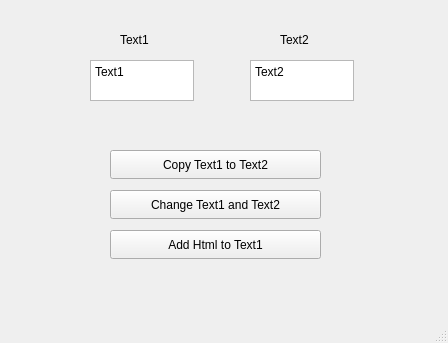
<?xml version="1.0" encoding="UTF-8"?>
<ui version="4.0">
 <class>MainWindow</class>
 <widget class="QMainWindow" name="MainWindow">
  <property name="geometry">
   <rect>
    <x>0</x>
    <y>0</y>
    <width>448</width>
    <height>343</height>
   </rect>
  </property>
  <property name="windowTitle">
   <string>MainWindow</string>
  </property>
  <widget class="QWidget" name="centralwidget">
   <widget class="QPlainTextEdit" name="text1">
    <property name="geometry">
     <rect>
      <x>90</x>
      <y>60</y>
      <width>104</width>
      <height>41</height>
     </rect>
    </property>
    <property name="plainText">
     <string>Text1</string>
    </property>
   </widget>
   <widget class="QPlainTextEdit" name="text2">
    <property name="geometry">
     <rect>
      <x>250</x>
      <y>60</y>
      <width>104</width>
      <height>41</height>
     </rect>
    </property>
    <property name="plainText">
     <string>Text2</string>
    </property>
   </widget>
   <widget class="QPushButton" name="copyButton">
    <property name="geometry">
     <rect>
      <x>110</x>
      <y>150</y>
      <width>211</width>
      <height>29</height>
     </rect>
    </property>
    <property name="text">
     <string>Copy Text1 to Text2</string>
    </property>
   </widget>
   <widget class="QPushButton" name="changeButton">
    <property name="geometry">
     <rect>
      <x>110</x>
      <y>190</y>
      <width>211</width>
      <height>29</height>
     </rect>
    </property>
    <property name="text">
     <string>Change Text1 and Text2</string>
    </property>
   </widget>
   <widget class="QPushButton" name="addHtmlButton">
    <property name="geometry">
     <rect>
      <x>110</x>
      <y>230</y>
      <width>211</width>
      <height>29</height>
     </rect>
    </property>
    <property name="text">
     <string>Add Html to Text1</string>
    </property>
   </widget>
   <widget class="QLabel" name="label">
    <property name="geometry">
     <rect>
      <x>120</x>
      <y>30</y>
      <width>41</width>
      <height>20</height>
     </rect>
    </property>
    <property name="text">
     <string>Text1</string>
    </property>
   </widget>
   <widget class="QLabel" name="label_2">
    <property name="geometry">
     <rect>
      <x>280</x>
      <y>30</y>
      <width>41</width>
      <height>20</height>
     </rect>
    </property>
    <property name="text">
     <string>Text2</string>
    </property>
   </widget>
  </widget>
  <widget class="QMenuBar" name="menubar">
   <property name="geometry">
    <rect>
     <x>0</x>
     <y>0</y>
     <width>448</width>
     <height>26</height>
    </rect>
   </property>
  </widget>
  <widget class="QStatusBar" name="statusbar"/>
 </widget>
 <resources/>
 <connections/>
</ui>
